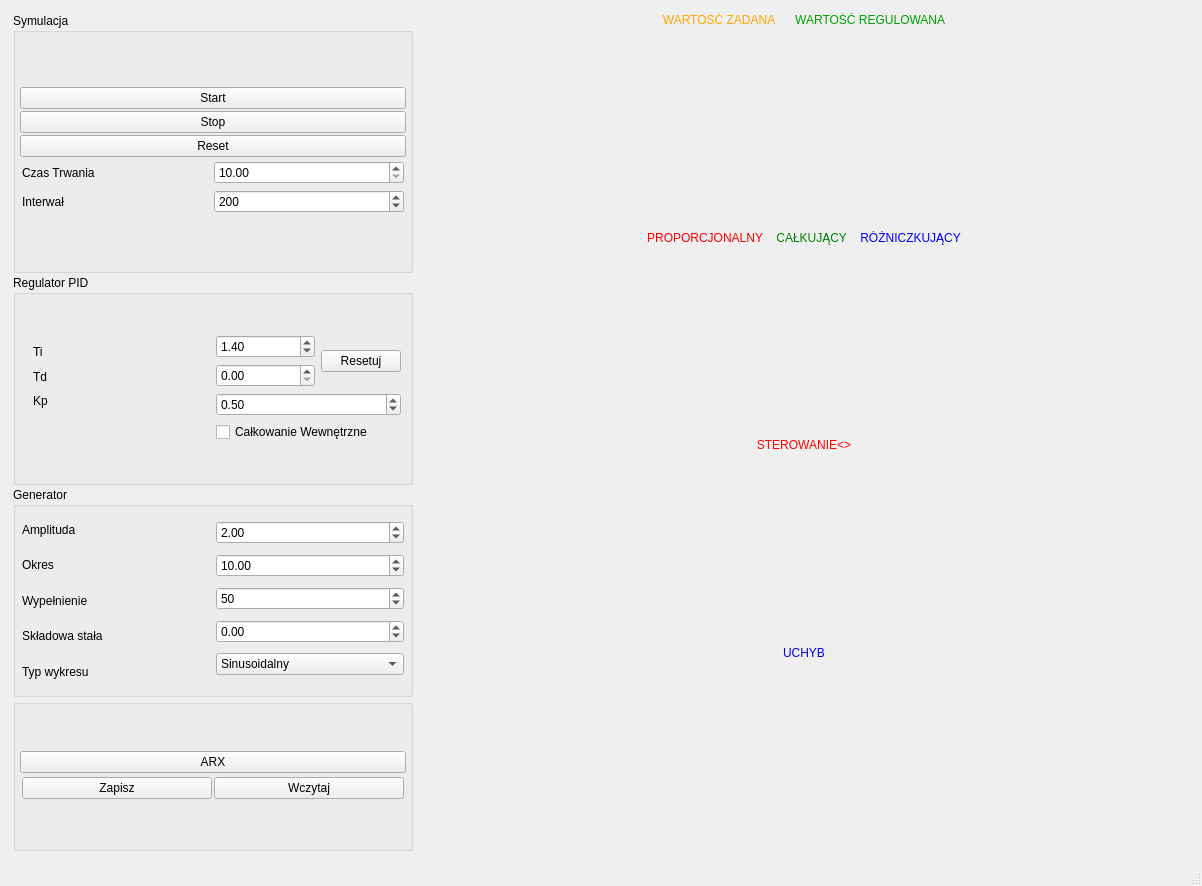
<?xml version="1.0" encoding="UTF-8"?>
<ui version="4.0">
 <class>MainWindow</class>
 <widget class="QMainWindow" name="MainWindow">
  <property name="geometry">
   <rect>
    <x>0</x>
    <y>0</y>
    <width>1202</width>
    <height>886</height>
   </rect>
  </property>
  <property name="sizePolicy">
   <sizepolicy hsizetype="Preferred" vsizetype="Preferred">
    <horstretch>0</horstretch>
    <verstretch>0</verstretch>
   </sizepolicy>
  </property>
  <property name="minimumSize">
   <size>
    <width>1200</width>
    <height>750</height>
   </size>
  </property>
  <property name="windowTitle">
   <string>MainWindow</string>
  </property>
  <widget class="QWidget" name="centralwidget">
   <layout class="QVBoxLayout" name="verticalLayout_6">
    <item>
     <layout class="QHBoxLayout" name="horizontalLayout_8">
      <property name="spacing">
       <number>2</number>
      </property>
      <property name="leftMargin">
       <number>2</number>
      </property>
      <property name="topMargin">
       <number>2</number>
      </property>
      <property name="rightMargin">
       <number>2</number>
      </property>
      <property name="bottomMargin">
       <number>2</number>
      </property>
      <item>
       <layout class="QVBoxLayout" name="verticalLayout_7">
        <property name="spacing">
         <number>2</number>
        </property>
        <property name="leftMargin">
         <number>2</number>
        </property>
        <property name="topMargin">
         <number>2</number>
        </property>
        <property name="rightMargin">
         <number>2</number>
        </property>
        <property name="bottomMargin">
         <number>2</number>
        </property>
        <item>
         <widget class="QGroupBox" name="symulacjagroupBox">
          <property name="sizePolicy">
           <sizepolicy hsizetype="Fixed" vsizetype="Preferred">
            <horstretch>0</horstretch>
            <verstretch>0</verstretch>
           </sizepolicy>
          </property>
          <property name="minimumSize">
           <size>
            <width>100</width>
            <height>260</height>
           </size>
          </property>
          <property name="maximumSize">
           <size>
            <width>400</width>
            <height>350</height>
           </size>
          </property>
          <property name="title">
           <string>Symulacja</string>
          </property>
          <layout class="QGridLayout" name="gridLayout_2">
           <property name="leftMargin">
            <number>2</number>
           </property>
           <property name="topMargin">
            <number>2</number>
           </property>
           <property name="rightMargin">
            <number>2</number>
           </property>
           <property name="bottomMargin">
            <number>2</number>
           </property>
           <property name="spacing">
            <number>2</number>
           </property>
           <item row="0" column="0">
            <layout class="QVBoxLayout" name="verticalLayout_4">
             <property name="spacing">
              <number>2</number>
             </property>
             <property name="sizeConstraint">
              <enum>QLayout::SetDefaultConstraint</enum>
             </property>
             <property name="leftMargin">
              <number>2</number>
             </property>
             <property name="topMargin">
              <number>2</number>
             </property>
             <property name="rightMargin">
              <number>2</number>
             </property>
             <property name="bottomMargin">
              <number>2</number>
             </property>
             <item>
              <widget class="QPushButton" name="StartPB">
               <property name="sizePolicy">
                <sizepolicy hsizetype="Expanding" vsizetype="Fixed">
                 <horstretch>0</horstretch>
                 <verstretch>0</verstretch>
                </sizepolicy>
               </property>
               <property name="text">
                <string>Start</string>
               </property>
              </widget>
             </item>
             <item>
              <widget class="QPushButton" name="StopPB">
               <property name="sizePolicy">
                <sizepolicy hsizetype="Expanding" vsizetype="Fixed">
                 <horstretch>0</horstretch>
                 <verstretch>0</verstretch>
                </sizepolicy>
               </property>
               <property name="text">
                <string>Stop</string>
               </property>
              </widget>
             </item>
             <item>
              <widget class="QPushButton" name="ResetPB">
               <property name="sizePolicy">
                <sizepolicy hsizetype="Expanding" vsizetype="Fixed">
                 <horstretch>0</horstretch>
                 <verstretch>0</verstretch>
                </sizepolicy>
               </property>
               <property name="text">
                <string>Reset</string>
               </property>
              </widget>
             </item>
             <item>
              <layout class="QHBoxLayout" name="horizontalLayout_3">
               <property name="spacing">
                <number>2</number>
               </property>
               <property name="leftMargin">
                <number>2</number>
               </property>
               <property name="topMargin">
                <number>2</number>
               </property>
               <property name="rightMargin">
                <number>2</number>
               </property>
               <property name="bottomMargin">
                <number>2</number>
               </property>
               <item>
                <widget class="QLabel" name="label_5">
                 <property name="sizePolicy">
                  <sizepolicy hsizetype="Expanding" vsizetype="Preferred">
                   <horstretch>0</horstretch>
                   <verstretch>0</verstretch>
                  </sizepolicy>
                 </property>
                 <property name="text">
                  <string>Czas Trwania</string>
                 </property>
                </widget>
               </item>
               <item>
                <widget class="QDoubleSpinBox" name="czasTrwaniadoubleSpinBox">
                 <property name="sizePolicy">
                  <sizepolicy hsizetype="Expanding" vsizetype="Fixed">
                   <horstretch>0</horstretch>
                   <verstretch>0</verstretch>
                  </sizepolicy>
                 </property>
                 <property name="minimum">
                  <double>10.000000000000000</double>
                 </property>
                 <property name="maximum">
                  <double>50.000000000000000</double>
                 </property>
                 <property name="value">
                  <double>10.000000000000000</double>
                 </property>
                </widget>
               </item>
              </layout>
             </item>
             <item>
              <layout class="QHBoxLayout" name="horizontalLayout_2">
               <property name="spacing">
                <number>2</number>
               </property>
               <property name="leftMargin">
                <number>2</number>
               </property>
               <property name="topMargin">
                <number>2</number>
               </property>
               <property name="rightMargin">
                <number>2</number>
               </property>
               <property name="bottomMargin">
                <number>2</number>
               </property>
               <item>
                <widget class="QLabel" name="label_4">
                 <property name="sizePolicy">
                  <sizepolicy hsizetype="Expanding" vsizetype="Preferred">
                   <horstretch>0</horstretch>
                   <verstretch>0</verstretch>
                  </sizepolicy>
                 </property>
                 <property name="text">
                  <string>Interwał</string>
                 </property>
                </widget>
               </item>
               <item>
                <widget class="QSpinBox" name="interwalSpinBox">
                 <property name="sizePolicy">
                  <sizepolicy hsizetype="Expanding" vsizetype="Fixed">
                   <horstretch>0</horstretch>
                   <verstretch>0</verstretch>
                  </sizepolicy>
                 </property>
                 <property name="minimum">
                  <number>10</number>
                 </property>
                 <property name="maximum">
                  <number>1000</number>
                 </property>
                 <property name="value">
                  <number>200</number>
                 </property>
                </widget>
               </item>
              </layout>
             </item>
            </layout>
           </item>
          </layout>
         </widget>
        </item>
        <item>
         <widget class="QGroupBox" name="PIDgroupBox">
          <property name="sizePolicy">
           <sizepolicy hsizetype="Fixed" vsizetype="Preferred">
            <horstretch>0</horstretch>
            <verstretch>0</verstretch>
           </sizepolicy>
          </property>
          <property name="minimumSize">
           <size>
            <width>100</width>
            <height>210</height>
           </size>
          </property>
          <property name="maximumSize">
           <size>
            <width>400</width>
            <height>300</height>
           </size>
          </property>
          <property name="title">
           <string>Regulator PID</string>
          </property>
          <layout class="QGridLayout" name="gridLayout">
           <item row="0" column="0">
            <layout class="QHBoxLayout" name="horizontalLayout_7">
             <item>
              <layout class="QVBoxLayout" name="verticalLayout_2">
               <property name="spacing">
                <number>8</number>
               </property>
               <property name="sizeConstraint">
                <enum>QLayout::SetDefaultConstraint</enum>
               </property>
               <property name="leftMargin">
                <number>8</number>
               </property>
               <property name="topMargin">
                <number>8</number>
               </property>
               <property name="rightMargin">
                <number>8</number>
               </property>
               <property name="bottomMargin">
                <number>8</number>
               </property>
               <item>
                <widget class="QLabel" name="label">
                 <property name="sizePolicy">
                  <sizepolicy hsizetype="Expanding" vsizetype="Preferred">
                   <horstretch>0</horstretch>
                   <verstretch>0</verstretch>
                  </sizepolicy>
                 </property>
                 <property name="text">
                  <string>Ti</string>
                 </property>
                </widget>
               </item>
               <item>
                <widget class="QLabel" name="label_2">
                 <property name="sizePolicy">
                  <sizepolicy hsizetype="Expanding" vsizetype="Preferred">
                   <horstretch>0</horstretch>
                   <verstretch>0</verstretch>
                  </sizepolicy>
                 </property>
                 <property name="text">
                  <string>Td</string>
                 </property>
                </widget>
               </item>
               <item>
                <widget class="QLabel" name="label_3">
                 <property name="sizePolicy">
                  <sizepolicy hsizetype="Expanding" vsizetype="Preferred">
                   <horstretch>0</horstretch>
                   <verstretch>0</verstretch>
                  </sizepolicy>
                 </property>
                 <property name="text">
                  <string>Kp</string>
                 </property>
                </widget>
               </item>
               <item>
                <widget class="QLabel" name="label_10">
                 <property name="text">
                  <string/>
                 </property>
                </widget>
               </item>
              </layout>
             </item>
             <item>
              <layout class="QVBoxLayout" name="verticalLayout_9">
               <item>
                <layout class="QHBoxLayout" name="horizontalLayout">
                 <item>
                  <layout class="QVBoxLayout" name="verticalLayout">
                   <item>
                    <widget class="QDoubleSpinBox" name="TiSpinBox">
                     <property name="sizePolicy">
                      <sizepolicy hsizetype="Expanding" vsizetype="Fixed">
                       <horstretch>0</horstretch>
                       <verstretch>0</verstretch>
                      </sizepolicy>
                     </property>
                     <property name="maximum">
                      <double>1000.000000000000000</double>
                     </property>
                     <property name="singleStep">
                      <double>0.010000000000000</double>
                     </property>
                     <property name="value">
                      <double>1.400000000000000</double>
                     </property>
                    </widget>
                   </item>
                   <item>
                    <widget class="QDoubleSpinBox" name="TdSpinBox">
                     <property name="sizePolicy">
                      <sizepolicy hsizetype="Expanding" vsizetype="Fixed">
                       <horstretch>0</horstretch>
                       <verstretch>0</verstretch>
                      </sizepolicy>
                     </property>
                     <property name="maximum">
                      <double>1000.000000000000000</double>
                     </property>
                     <property name="singleStep">
                      <double>0.010000000000000</double>
                     </property>
                    </widget>
                   </item>
                  </layout>
                 </item>
                 <item>
                  <widget class="QPushButton" name="resetTiTdPIDpushButton">
                   <property name="minimumSize">
                    <size>
                     <width>0</width>
                     <height>0</height>
                    </size>
                   </property>
                   <property name="text">
                    <string>Resetuj</string>
                   </property>
                  </widget>
                 </item>
                </layout>
               </item>
               <item>
                <widget class="QDoubleSpinBox" name="KpSpinBox">
                 <property name="sizePolicy">
                  <sizepolicy hsizetype="Expanding" vsizetype="Fixed">
                   <horstretch>0</horstretch>
                   <verstretch>0</verstretch>
                  </sizepolicy>
                 </property>
                 <property name="decimals">
                  <number>2</number>
                 </property>
                 <property name="maximum">
                  <double>100.000000000000000</double>
                 </property>
                 <property name="singleStep">
                  <double>0.010000000000000</double>
                 </property>
                 <property name="value">
                  <double>0.500000000000000</double>
                 </property>
                </widget>
               </item>
               <item>
                <widget class="QCheckBox" name="CzyCalkacheckBox">
                 <property name="text">
                  <string>Całkowanie Wewnętrzne</string>
                 </property>
                 <property name="checked">
                  <bool>false</bool>
                 </property>
                </widget>
               </item>
              </layout>
             </item>
            </layout>
           </item>
          </layout>
         </widget>
        </item>
        <item>
         <widget class="QGroupBox" name="regulatorgroupBox">
          <property name="sizePolicy">
           <sizepolicy hsizetype="Fixed" vsizetype="Preferred">
            <horstretch>0</horstretch>
            <verstretch>0</verstretch>
           </sizepolicy>
          </property>
          <property name="minimumSize">
           <size>
            <width>100</width>
            <height>210</height>
           </size>
          </property>
          <property name="maximumSize">
           <size>
            <width>400</width>
            <height>300</height>
           </size>
          </property>
          <property name="title">
           <string>Generator</string>
          </property>
          <layout class="QHBoxLayout" name="horizontalLayout_6">
           <property name="spacing">
            <number>2</number>
           </property>
           <property name="leftMargin">
            <number>2</number>
           </property>
           <property name="topMargin">
            <number>2</number>
           </property>
           <property name="rightMargin">
            <number>2</number>
           </property>
           <property name="bottomMargin">
            <number>2</number>
           </property>
           <item>
            <layout class="QHBoxLayout" name="horizontalLayout_4">
             <property name="spacing">
              <number>2</number>
             </property>
             <property name="sizeConstraint">
              <enum>QLayout::SetDefaultConstraint</enum>
             </property>
             <property name="leftMargin">
              <number>2</number>
             </property>
             <property name="topMargin">
              <number>2</number>
             </property>
             <property name="rightMargin">
              <number>2</number>
             </property>
             <property name="bottomMargin">
              <number>2</number>
             </property>
             <item>
              <layout class="QVBoxLayout" name="verticalLayout_3">
               <property name="spacing">
                <number>2</number>
               </property>
               <property name="sizeConstraint">
                <enum>QLayout::SetDefaultConstraint</enum>
               </property>
               <property name="leftMargin">
                <number>2</number>
               </property>
               <property name="topMargin">
                <number>2</number>
               </property>
               <property name="rightMargin">
                <number>2</number>
               </property>
               <property name="bottomMargin">
                <number>2</number>
               </property>
               <item>
                <widget class="QLabel" name="label_8">
                 <property name="sizePolicy">
                  <sizepolicy hsizetype="Expanding" vsizetype="Preferred">
                   <horstretch>0</horstretch>
                   <verstretch>0</verstretch>
                  </sizepolicy>
                 </property>
                 <property name="text">
                  <string>Amplituda</string>
                 </property>
                </widget>
               </item>
               <item>
                <widget class="QLabel" name="label_11">
                 <property name="text">
                  <string>Okres</string>
                 </property>
                </widget>
               </item>
               <item>
                <widget class="QLabel" name="label_12">
                 <property name="text">
                  <string>Wypełnienie</string>
                 </property>
                </widget>
               </item>
               <item>
                <widget class="QLabel" name="label_13">
                 <property name="text">
                  <string>Składowa stała</string>
                 </property>
                </widget>
               </item>
               <item>
                <widget class="QLabel" name="label_9">
                 <property name="sizePolicy">
                  <sizepolicy hsizetype="Expanding" vsizetype="Preferred">
                   <horstretch>0</horstretch>
                   <verstretch>0</verstretch>
                  </sizepolicy>
                 </property>
                 <property name="text">
                  <string>Typ wykresu</string>
                 </property>
                </widget>
               </item>
              </layout>
             </item>
             <item>
              <layout class="QVBoxLayout" name="verticalLayout_5">
               <property name="spacing">
                <number>2</number>
               </property>
               <property name="sizeConstraint">
                <enum>QLayout::SetDefaultConstraint</enum>
               </property>
               <property name="leftMargin">
                <number>2</number>
               </property>
               <property name="topMargin">
                <number>2</number>
               </property>
               <property name="rightMargin">
                <number>2</number>
               </property>
               <property name="bottomMargin">
                <number>2</number>
               </property>
               <item>
                <widget class="QDoubleSpinBox" name="wzmacniaczSpinBox">
                 <property name="sizePolicy">
                  <sizepolicy hsizetype="Expanding" vsizetype="Fixed">
                   <horstretch>0</horstretch>
                   <verstretch>0</verstretch>
                  </sizepolicy>
                 </property>
                 <property name="maximum">
                  <double>100.000000000000000</double>
                 </property>
                 <property name="singleStep">
                  <double>0.010000000000000</double>
                 </property>
                 <property name="value">
                  <double>2.000000000000000</double>
                 </property>
                </widget>
               </item>
               <item>
                <widget class="QDoubleSpinBox" name="OkresdoubleSpinBox">
                 <property name="minimum">
                  <double>0.010000000000000</double>
                 </property>
                 <property name="maximum">
                  <double>100.000000000000000</double>
                 </property>
                 <property name="singleStep">
                  <double>0.010000000000000</double>
                 </property>
                 <property name="value">
                  <double>10.000000000000000</double>
                 </property>
                </widget>
               </item>
               <item>
                <widget class="QSpinBox" name="WypelnieniespinBox">
                 <property name="maximum">
                  <number>100</number>
                 </property>
                 <property name="value">
                  <number>50</number>
                 </property>
                 <property name="displayIntegerBase">
                  <number>10</number>
                 </property>
                </widget>
               </item>
               <item>
                <widget class="QDoubleSpinBox" name="StalaSkladowadoubleSpinBox_3">
                 <property name="minimum">
                  <double>-100.000000000000000</double>
                 </property>
                 <property name="maximum">
                  <double>100.000000000000000</double>
                 </property>
                 <property name="singleStep">
                  <double>0.010000000000000</double>
                 </property>
                </widget>
               </item>
               <item>
                <widget class="QComboBox" name="typComboBox">
                 <property name="sizePolicy">
                  <sizepolicy hsizetype="Expanding" vsizetype="Fixed">
                   <horstretch>0</horstretch>
                   <verstretch>0</verstretch>
                  </sizepolicy>
                 </property>
                 <item>
                  <property name="text">
                   <string>Sinusoidalny</string>
                  </property>
                 </item>
                 <item>
                  <property name="text">
                   <string>Prostokątny</string>
                  </property>
                 </item>
                </widget>
               </item>
              </layout>
             </item>
            </layout>
           </item>
          </layout>
         </widget>
        </item>
        <item>
         <widget class="QGroupBox" name="zapOdczgroupBox">
          <property name="sizePolicy">
           <sizepolicy hsizetype="Fixed" vsizetype="Preferred">
            <horstretch>0</horstretch>
            <verstretch>0</verstretch>
           </sizepolicy>
          </property>
          <property name="minimumSize">
           <size>
            <width>100</width>
            <height>110</height>
           </size>
          </property>
          <property name="maximumSize">
           <size>
            <width>400</width>
            <height>300</height>
           </size>
          </property>
          <property name="title">
           <string/>
          </property>
          <layout class="QGridLayout" name="gridLayout_4">
           <property name="leftMargin">
            <number>2</number>
           </property>
           <property name="topMargin">
            <number>2</number>
           </property>
           <property name="rightMargin">
            <number>2</number>
           </property>
           <property name="bottomMargin">
            <number>2</number>
           </property>
           <property name="spacing">
            <number>2</number>
           </property>
           <item row="1" column="0">
            <layout class="QVBoxLayout" name="verticalLayout_10">
             <property name="spacing">
              <number>2</number>
             </property>
             <property name="leftMargin">
              <number>2</number>
             </property>
             <property name="topMargin">
              <number>2</number>
             </property>
             <property name="rightMargin">
              <number>2</number>
             </property>
             <property name="bottomMargin">
              <number>2</number>
             </property>
             <item>
              <widget class="QPushButton" name="ARXpushButton">
               <property name="text">
                <string>ARX</string>
               </property>
              </widget>
             </item>
             <item>
              <layout class="QHBoxLayout" name="horizontalLayout_5">
               <property name="spacing">
                <number>2</number>
               </property>
               <property name="leftMargin">
                <number>2</number>
               </property>
               <property name="topMargin">
                <number>2</number>
               </property>
               <property name="rightMargin">
                <number>2</number>
               </property>
               <property name="bottomMargin">
                <number>2</number>
               </property>
               <item>
                <widget class="QPushButton" name="zapiszPushButton">
                 <property name="sizePolicy">
                  <sizepolicy hsizetype="Expanding" vsizetype="Fixed">
                   <horstretch>0</horstretch>
                   <verstretch>0</verstretch>
                  </sizepolicy>
                 </property>
                 <property name="text">
                  <string>Zapisz</string>
                 </property>
                </widget>
               </item>
               <item>
                <widget class="QPushButton" name="wczytajPushButton">
                 <property name="sizePolicy">
                  <sizepolicy hsizetype="Expanding" vsizetype="Fixed">
                   <horstretch>0</horstretch>
                   <verstretch>0</verstretch>
                  </sizepolicy>
                 </property>
                 <property name="text">
                  <string>Wczytaj</string>
                 </property>
                </widget>
               </item>
              </layout>
             </item>
            </layout>
           </item>
          </layout>
         </widget>
        </item>
       </layout>
      </item>
      <item>
       <layout class="QVBoxLayout" name="verticalLayout_8">
        <property name="spacing">
         <number>2</number>
        </property>
        <property name="leftMargin">
         <number>2</number>
        </property>
        <property name="topMargin">
         <number>2</number>
        </property>
        <property name="rightMargin">
         <number>2</number>
        </property>
        <property name="bottomMargin">
         <number>2</number>
        </property>
        <item>
         <widget class="QLabel" name="label_15">
          <property name="sizePolicy">
           <sizepolicy hsizetype="Preferred" vsizetype="Fixed">
            <horstretch>0</horstretch>
            <verstretch>0</verstretch>
           </sizepolicy>
          </property>
          <property name="text">
           <string>&lt;span style='color:#ffa500;'&gt;WARTOŚĆ ZADANA&lt;/span&gt;
&amp;nbsp;&amp;nbsp;&amp;nbsp;&amp;nbsp;
&lt;span style='color:#00a000;'&gt;WARTOŚĆ REGULOWANA&lt;/span&gt;</string>
          </property>
          <property name="alignment">
           <set>Qt::AlignCenter</set>
          </property>
         </widget>
        </item>
        <item>
         <widget class="QCustomPlot" name="WykresZadanaRegulowana" native="true">
          <property name="sizePolicy">
           <sizepolicy hsizetype="Preferred" vsizetype="Preferred">
            <horstretch>0</horstretch>
            <verstretch>0</verstretch>
           </sizepolicy>
          </property>
          <property name="minimumSize">
           <size>
            <width>0</width>
            <height>200</height>
           </size>
          </property>
         </widget>
        </item>
        <item>
         <widget class="QLabel" name="label_14">
          <property name="sizePolicy">
           <sizepolicy hsizetype="Preferred" vsizetype="Fixed">
            <horstretch>0</horstretch>
            <verstretch>0</verstretch>
           </sizepolicy>
          </property>
          <property name="text">
           <string>&lt;span style='color:#ff0000;'&gt;PROPORCJONALNY&lt;/span&gt;&amp;nbsp;&amp;nbsp;&amp;nbsp;
&lt;span style='color:#008000;'&gt;CAŁKUJĄCY&lt;/span&gt;&amp;nbsp;&amp;nbsp;&amp;nbsp;
&lt;span style='color:#0000ff;'&gt;RÓŻNICZKUJĄCY&lt;/span&gt;</string>
          </property>
          <property name="alignment">
           <set>Qt::AlignCenter</set>
          </property>
         </widget>
        </item>
        <item>
         <widget class="QCustomPlot" name="WykresPID" native="true">
          <property name="sizePolicy">
           <sizepolicy hsizetype="Preferred" vsizetype="Preferred">
            <horstretch>0</horstretch>
            <verstretch>0</verstretch>
           </sizepolicy>
          </property>
          <property name="minimumSize">
           <size>
            <width>0</width>
            <height>150</height>
           </size>
          </property>
          <property name="maximumSize">
           <size>
            <width>16777215</width>
            <height>200</height>
           </size>
          </property>
         </widget>
        </item>
        <item>
         <widget class="QLabel" name="labelSterowanie">
          <property name="sizePolicy">
           <sizepolicy hsizetype="Preferred" vsizetype="Fixed">
            <horstretch>0</horstretch>
            <verstretch>0</verstretch>
           </sizepolicy>
          </property>
          <property name="text">
           <string>&lt;span style='color:#ff0000;'&gt;STEROWANIE&lt;&gt;</string>
          </property>
          <property name="alignment">
           <set>Qt::AlignCenter</set>
          </property>
         </widget>
        </item>
        <item>
         <widget class="QCustomPlot" name="WykresSterowanie" native="true">
          <property name="sizePolicy">
           <sizepolicy hsizetype="Preferred" vsizetype="Preferred">
            <horstretch>0</horstretch>
            <verstretch>0</verstretch>
           </sizepolicy>
          </property>
          <property name="minimumSize">
           <size>
            <width>0</width>
            <height>150</height>
           </size>
          </property>
          <property name="maximumSize">
           <size>
            <width>16777215</width>
            <height>200</height>
           </size>
          </property>
         </widget>
        </item>
        <item>
         <widget class="QLabel" name="labelUchyba">
          <property name="sizePolicy">
           <sizepolicy hsizetype="Preferred" vsizetype="Fixed">
            <horstretch>0</horstretch>
            <verstretch>0</verstretch>
           </sizepolicy>
          </property>
          <property name="layoutDirection">
           <enum>Qt::LeftToRight</enum>
          </property>
          <property name="text">
           <string>&lt;span style='color:#0000ff;'&gt;UCHYB&lt;/span&gt;</string>
          </property>
          <property name="alignment">
           <set>Qt::AlignCenter</set>
          </property>
         </widget>
        </item>
        <item>
         <widget class="QCustomPlot" name="WykresUchyb" native="true">
          <property name="sizePolicy">
           <sizepolicy hsizetype="Preferred" vsizetype="Preferred">
            <horstretch>0</horstretch>
            <verstretch>0</verstretch>
           </sizepolicy>
          </property>
          <property name="minimumSize">
           <size>
            <width>0</width>
            <height>150</height>
           </size>
          </property>
          <property name="maximumSize">
           <size>
            <width>16777215</width>
            <height>200</height>
           </size>
          </property>
         </widget>
        </item>
       </layout>
      </item>
     </layout>
    </item>
   </layout>
  </widget>
  <widget class="QMenuBar" name="menubar">
   <property name="geometry">
    <rect>
     <x>0</x>
     <y>0</y>
     <width>1202</width>
     <height>21</height>
    </rect>
   </property>
  </widget>
  <widget class="QStatusBar" name="statusbar"/>
 </widget>
 <customwidgets>
  <customwidget>
   <class>QCustomPlot</class>
   <extends>QWidget</extends>
   <header>qcustomplot.h</header>
   <container>1</container>
  </customwidget>
 </customwidgets>
 <resources/>
 <connections/>
</ui>
